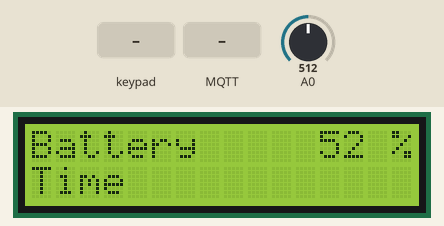
Simulated run of this sketch. Board: ESP8266 (NodeMCU). On the bench: 16×2 character LCD. The test bench sets the inputs (shaded band); at power-on: A0 = 512. WiFi joins after 1.5 s; servers stay silent unless stated; random numbers use the default seed unless the sketch sets one; no MQTT or app messages arrive unless stated.

Above: at 4.2 s.
4.3 s: key 'C' pressed
At 5.8 s:
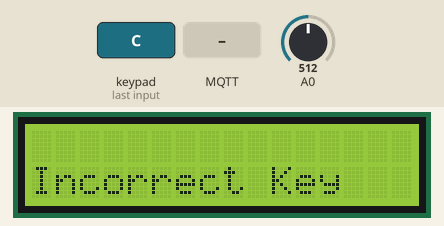
7.3 s: keypad keys 6 9 2 1 5 8 7 2 pressed 0.4 s apart
At 10.6 s:
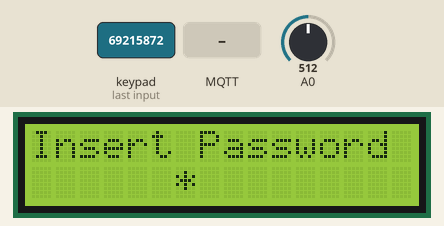
12.0 s: MQTT message "Start" arrives on the first subscribed topic
At 13.0 s:
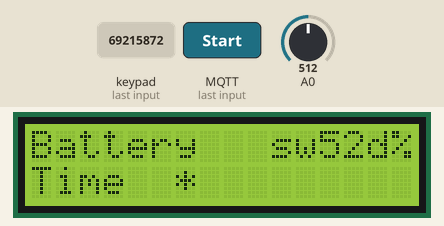
13.5 s: A0 set to 886
At 14.7 s:
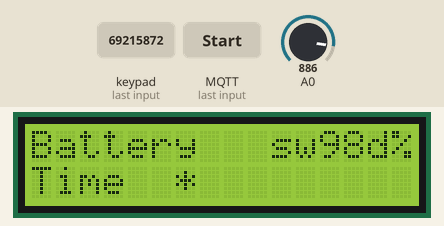
15.0 s: A0 set to 905
At 15.3 s:
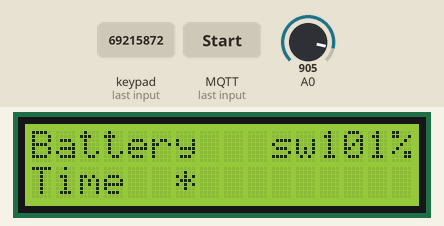
16.5 s: A0 set to 900
At 17.7 s:
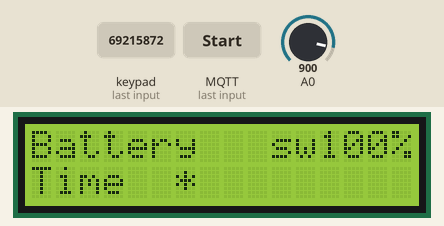
Timing chart, 0 to 19.0 s (numbered marks = the images above; inputs shaded):
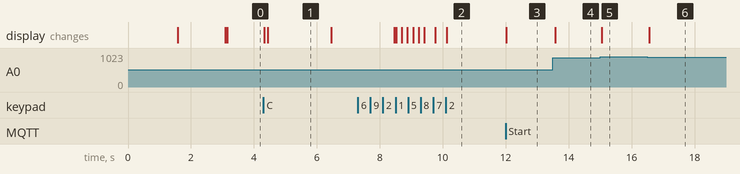

The sketch:

MOW-E.ino
```cpp
/*
  MOW-E Cpp File
  Created on 19-June-2020
*/

#include "MOW-E.h"

char timeRTC[10];
const char* mqtt_server = "broker.mqttdashboard.com";

//Messages to UI
char msg[MSG_BUFFER_SIZE];


//Password
char masterPassword[PASSWORD_LENGTH] = {'1','2','1','8','1'};
char inputPassword[PASSWORD_LENGTH];

//Counters and flags
int z=0;
int c=0;
int interuptMove=0;

//Keypad definitions
//Use this 2D array to map the keys as you desire
char keys[ROWS][COLS] = {
{'1','2','3','3'},
{'4','5','6','B'},
{'7','8','9','C'},
{'*','0','#','D'}};

byte rowPins[ROWS] = {16, 0, 2, 14};  //connect to the row pinouts of the keypad
byte colPins[COLS] = {12, 13, 15, 10}; //connect to the column pinouts of the keypad

//for battery level check
float battValue = 0;
float battVoltage;
int   battPerc;

//initialize objects for class Keypad,Serial communication, I2C communication, and PUBSUB+ WiFi client
WiFiClient espClient;
PubSubClient client(espClient);
Keypad keypad = Keypad(makeKeymap(keys), rowPins, colPins, ROWS, COLS);
SoftwareSerial s(3,1);
LiquidCrystal_I2C lcd(0x27, 16, 2);


void setup()
{
  // pinMode(D0, OUTPUT);
  enableDebugPrint(False);

  //Wifi setup
  setupWiFi();

  //Server Setup
  setupMQTTServer();

  MQTTServer_SendMessage("MOW-E says hi!");

  s.begin(9600);

  LCD_Initialize();

}

void loop()
{
  if (!client.connected())
  {
    MQTT_Connect();
  }

  c=0;

  client.loop();

  char key = keypad.getKey();

  if (key)
  {
    Keypad_InputPassword(key);
  }
  else if(z==0)
  {
    readBatteryLevel();
    printOnLCD();
  }

  while(c==1)
  {
      //DEBUG("Mowing");
      s.write('1');
      readBatteryLevel();
      printOnLCD();
      client.loop();
      delay(50);

  }
  while(c==2)//not mowing
  {

      //DEBUG("Not Mowing");
      MQTTServer_SendMessage("Stop");
      s.write('2');
      readBatteryLevel();
      printOnLCD();
      client.loop();
      delay(50);
      MQTTServer_SendMessage("Stop");
      break;
  }
   while(c==3 && interuptMove==1)//low battery mode
  {

      //DEBUG("Low Battery");
      //MQTTServer_SendMessage("Stop");
      s.write('3');
      readBatteryLevel();
      printOnLCD();
      //interuptMove=1;
      client.loop();
      //MQTTServer_SendMessage("Stop");
      delay(50);

  }
}

//Setting up the wifi connection
void enableDebugPrint(bool enableDebug)
{
  if(enableDebug)
  {
    Serial.begin(DEBUG_BAUD_RATE);
  }
  else
  {
    //Do Nothing
  }
}

void setupWiFi(void)
{
  delay(10);
  DEBUG("Connecting to ");
  DEBUG(ssid);

  WiFi.mode(WIFI_STA);
  WiFi.begin(ssid, password);

  while (WiFi.status() != WL_CONNECTED)
  {
    delay(500);
    DEBUG(".");
  }

  DEBUG("WiFi connected");
  DEBUG("IP address: ");
  DEBUG(WiFi.localIP());
}

  //Server Setup
void setupMQTTServer()
{
  client.setServer(mqtt_server, MQTT_PORT);
  client.setCallback(callback);
}

void MQTTServer_SendMessage(char* message)
{
 snprintf (msg, MSG_BUFFER_SIZE,message);
 client.publish("fromESP", msg);
  //DEBUG(message);
}

void LCD_Initialize()
{
  Wire.begin(4,5);
  // initializing the LCD
  lcd.init();
  lcd.backlight(); // Enable or Turn On the backlight
  lcd.setCursor(0,0);
  lcd.print(LCD_WELCOME_TEXT);
  delay(1500);
  lcd.clear();
}

void MQTT_Connect(void)
{
  while (!client.connected())
  {
    DEBUG("Attempting MQTT connection...");

    // Create a random client ID
    String clientId = "ESP32Client-";
    clientId += String(random(0xffff), HEX);

    // Attempt to connect
    if (client.connect(clientId.c_str()))
    {
      // Once connected, publish an announcement
      client.publish("fromESP", "Reconnected");
      // Resubscribe
      client.subscribe("toESP");
      DEBUG("connected");
    }
    else
    {
      DEBUG("failed, rc=");
      DEBUG(client.state());
      DEBUG(" try again");
      //Wait before trying again
      delay(500);
    }
  }
}

//storing the keys and also reseting the password entry
void Keypad_InputPassword(char key)
{
  lcd.setCursor(0,0);
  lcd.clear();
  lcd.print("Insert Password");

  switch(key)
  {
    case '*':
        z=1;
        break;

    case 'C':
        delay(100);
        Keypad_CheckIfPasswordCorrect();
        break;

      default:
        if (z>=1)
        {
          lcd.setCursor(z-1,1);
          lcd.print("*");
          inputPassword[z-1]=key;
         }
         z++;
         DEBUG(z);
         break;
     }
}

//Password entry checker
void Keypad_CheckIfPasswordCorrect()
{
   int correct=0;
   int i;

   for (i=0; i < PASSWORD_LENGTH; i++)
   {
    if (inputPassword[i]==masterPassword[i])
    {
      correct++;
    }
   }

   if (correct == PASSWORD_LENGTH && (z-1) == PASSWORD_LENGTH)
   {
      lcd.clear();
      lcd.setCursor(0,1);
      lcd.print("Correct Key");
      delay(3000);

      z=0;

      LCD_Menu();
      delay(5000);
      lcd.clear();
    }

    else
    {
      lcd.clear();
      lcd.setCursor(0,1);
      lcd.print("Incorrect Key");
      delay(2000);
      z=0;
      lcd.clear();
      lcd.setCursor(0,1);
      lcd.print("Try Again");
      delay(2000);
      lcd.clear();
   }
}

//on board hmi of the bot
void LCD_Menu()
{
    lcd.clear();
    lcd.setCursor(0,0);
    lcd.print("Press1-StartMow");
    lcd.setCursor(0,1);
    lcd.print("Press2-Cancel");
    while (c==0)
    {
      char akey = keypad.getKey();

      if(akey=='1'&& interuptMove==0)
      {
        c=1;
        interuptMove=1;
        MQTTServer_SendMessage("Start");
      }
      else if (akey=='2') //&& interuptMove==1
      {
        //delay(100);
        c=2;
        //interuptMove=0;
      }
    }
    lcd.clear();
}

//battery level check and print

void readBatteryLevel()
{
  battValue = analogRead(A0);

  //DEBUG(battValue);


  battPerc = map(battValue, 100, 900, 0, 100);

  //DEBUG("Voltage= ");
  //DEBUG(battVoltage);
  //DEBUG("Battery level= ");
  //DEBUG(battPerc);
  //DEBUG(" %");

  char batteryLevelString[7];         //the ASCII of the integer will be stored in this char array
  itoa(battPerc,batteryLevelString,10);
  MQTTServer_SendMessage(batteryLevelString);

    //snprintf (msg, MSG_BUFFER_SIZE, "%ld", battPerc.);
    //client.publish("fromESP", msg);

  if ( battPerc <= 20 && interuptMove==1)
  {
    c=3;
  }
  else if (battPerc <=20 && interuptMove == 0)
  {
    c=2;
  }
}


//printing the battery and time continuously
void printOnLCD(void)
{
  lcd.setCursor(0,0);
  lcd.print("Battery   ");
  lcd.setCursor(12,0);
  lcd.print(battPerc);
  lcd.setCursor(15,0);
  lcd.print("%");
  lcd.setCursor(0,1);
  lcd.print("Time");
  lcd.setCursor(11,1);
  lcd.print(timeRTC);
}


// Handles all the topics from the UI and input being sent
void callback(char* topic, byte* payload, unsigned int length)
{

  int i;
  char payloadTemp[50];
  DEBUG(topic);
  DEBUG(": ");
  for (i = 0; i < length; i++)
  {

    payloadTemp[i]= (char)payload[i];
    DEBUG((char)payload[i]);
  }
  payloadTemp[i]={'\0'};
  DEBUG(payloadTemp);
  DEBUG(interuptMove);
  if ((strncmp(payloadTemp,"Start",5))==0 && interuptMove==0 )
  {
      DEBUG("start");
      MQTTServer_SendMessage("Start");
      c=1;                                          // Starts the mowing
      interuptMove=1;
  }
  else if ((strncmp(payloadTemp,"Stop",4))==0 && interuptMove==1)
  {
    DEBUG("stop");
    c=2;                                          // Stops the mowing
    interuptMove=0;
  }
  else if ((strncmp(payloadTemp,"RTC",3))==0)
  {
   int q;
   DEBUG("time");
   for(q = 3; q < length; q++)
   {
   timeRTC[q-3] = payloadTemp[q];
   }
   timeRTC[q]={'\0'};
   DEBUG(timeRTC);
  }
}
```

MOW-E.h
```cpp
/*
  MOW-E Header File
  Created on 19-June-2020
*/

#ifndef MOW_E_H
#define MOW_E_H

//ESP8266 Libraries
#include <ESP8266WiFi.h>
//#include <WiFi.h>
#include <PubSubClient.h>

//Generic Libraries
#include <SoftwareSerial.h>
#include <Keypad.h>
#include <Wire.h>
#include <LiquidCrystal_I2C.h>

// Wifi-Settings
#include"WiFi_Settings.h"

#define True 1
#define False 0

//To enable serial print for debug
#define DEBUG_PRINT 0

#define DEBUG_BAUD_RATE 115200

#if DEBUG_PRINT
#define DEBUG(X) Serial.println(X)
#else
#define DEBUG(X)
#endif


//MQTT
#define MQTT_PORT 1883

//LCD
#define LCD_WELCOME_TEXT "Welcome"


#define MSG_BUFFER_SIZE  (50)

//password
#define PASSWORD_LENGTH 5

//Keypad row and columns
#define ROWS  4 //four rows
#define COLS  4 //four columns


void extern enableDebugPrint(bool enableDebug);

void extern setupWiFi(void);

void extern setupMQTTServer(void);

void extern MQTTServer_SendMessage(char* message);

void extern LCD_Initialize(void);

void extern MQTT_Connect(void);

extern void Keypad_InputPassword(char key);

extern void Keypad_CheckIfPasswordCorrect(void);

extern void LCD_Menu(void);

extern void readBatteryLevel(void);

extern void printOnLCD(void);


#endif
```

WiFi_Settings.h
```cpp
/*
  WiFi-Settings Header File
  Place SSID and passwords here
  Created on 19-June-2020
*/

#ifndef WIFI_SETTINGS_H
#define WIFI_SETTINGS_H

#define NISHANTH_MOBILE_HOTSPOT 0
#define NISHNATH_HOUSE_ROUTER   1

//change below line to change WiFi connections
#define WiFi_CREDENTIALS NISHANTH_MOBILE_HOTSPOT

#if (WiFi_CREDENTIALS == NISHANTH_MOBILE_HOTSPOT)

  const char* ssid = "TP-Link_2FFE";
  const char* password = "69215872";
#elif (WiFi_CREDENTIALS == NISHANTH_HOUSE_ROUTER)
  const char* ssid = "Lenovo Z2 Plus";
  const char* password = "012345678";
#endif

#endif
```

Measured:
- the behaviour switches between 895 and 896 on A0 (found by bisection; images 4 and 5)
- after the input at 4.3 s, the display: first changes at once (image 1 shows a later state)
- after the input at 12.0 s, the display: changes at once (image 3)
- after the input at 13.5 s, the display: changes after 0.07 s (image 4)
- after the input at 15.0 s, the display: changes after 0.05 s (image 5)
- after the input at 16.5 s, the display: changes after 0.05 s (image 6)
- what the display in image 1 shows lasts 2.1 s, from 4.4 s to 6.5 s
